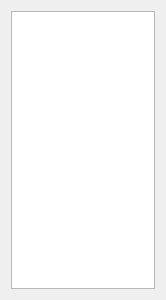
<?xml version="1.0" encoding="UTF-8"?>
<ui version="4.0">
 <class>HistoryWindow</class>
 <widget class="QWidget" name="HistoryWindow">
  <property name="geometry">
   <rect>
    <x>0</x>
    <y>0</y>
    <width>166</width>
    <height>300</height>
   </rect>
  </property>
  <property name="windowTitle">
   <string>Form</string>
  </property>
  <layout class="QGridLayout" name="gridLayout">
   <item row="0" column="0">
    <widget class="QListWidget" name="listWidget"/>
   </item>
  </layout>
 </widget>
 <resources/>
 <connections/>
</ui>
